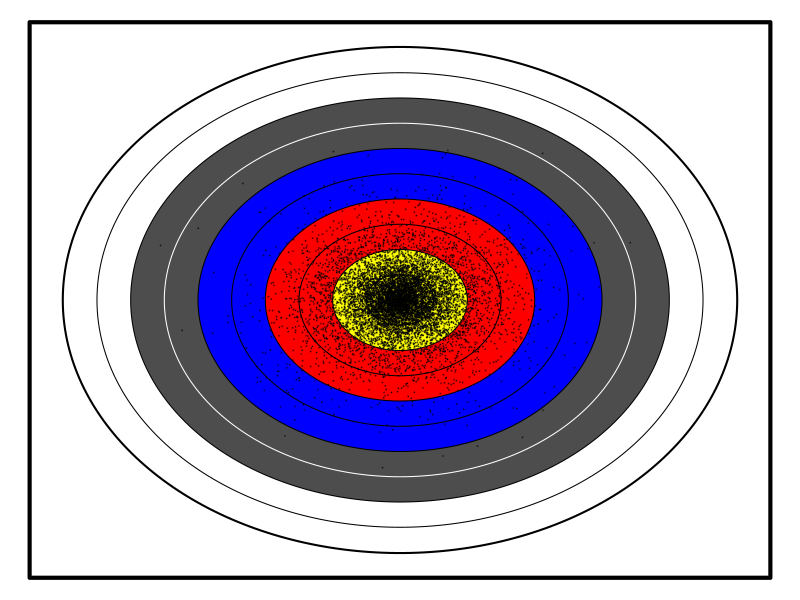
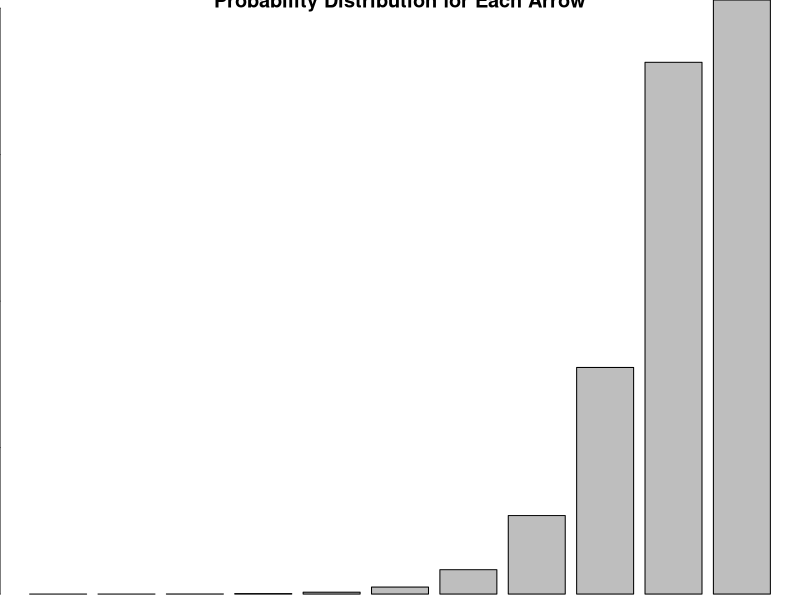
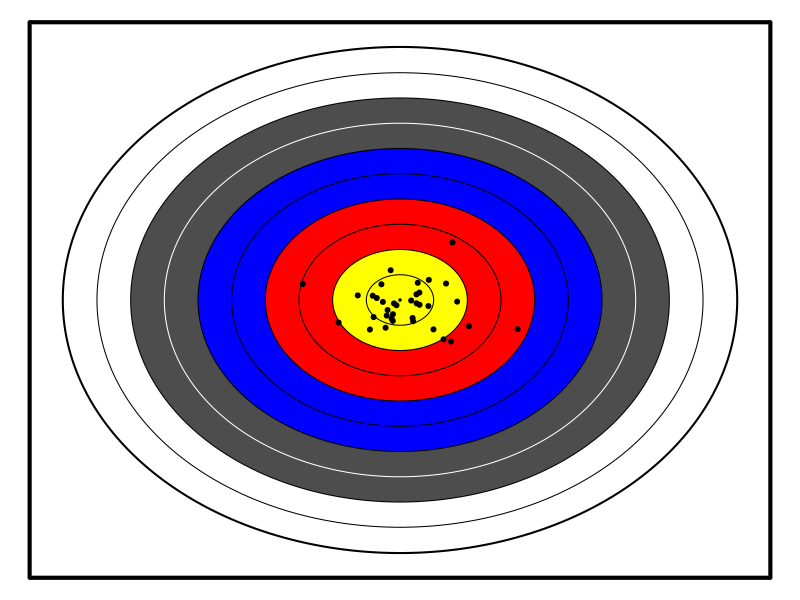
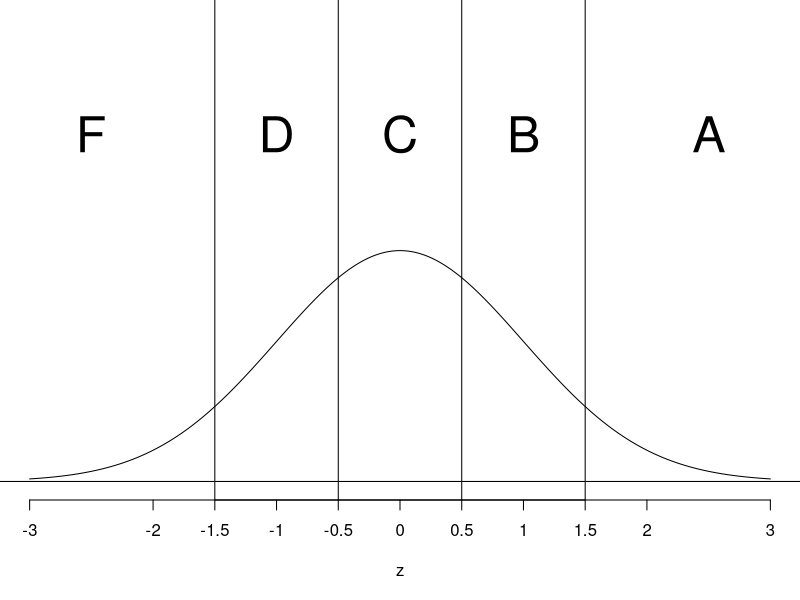
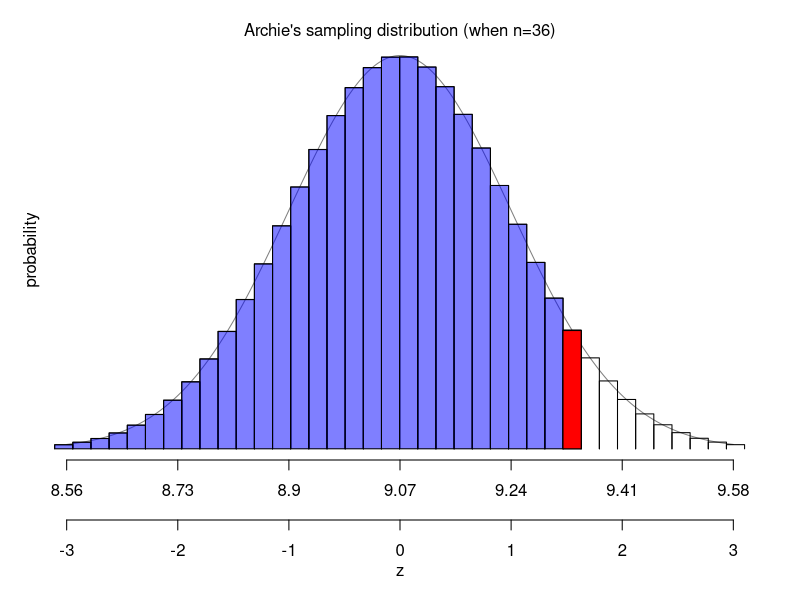

R code for these plots, in order:
## ---- chunk 1
knitr::opts_chunk$set(echo = FALSE)

while(T){

# Radii density: quadratic(roots @ 0 and 1) * exponential decay
parr = function(x,a,xmax=1){
  x = x/xmax
  (exp(-(a*x))*((a-2)*exp(a*x+a)+a^2*exp(a)*x^2+(2*a-a^2)*exp(a)*x+(2-a)*exp(a)))/((a-2)*exp(a)+a+2)*(x>0)*(x<1)+1*(x>=1)
  }
qarr = function(p,a,xmax=1){
  step = 1e-4
  xlist = c(seq(0,1-step,step),1-step/10,1-step/100,1-step/1000,1-step/1e4,1)
  plist = parr(xlist,a)
  if(length(p)==1){
    i = min(which(plist>=p))
  } else {
    i = numeric()
    for(p1 in p){
      i = c(i,min(which(plist>=p1)))
    }
  }
  xlist[i]*xmax
}
rarr = function(n,a,xmax=1){qarr(runif(n),a,xmax)}

makebullseye = function(scale=1,axes=T){
  x = cos(2*seq(0,pi,length.out=1000)*pi)*scale
  y = sin(2*seq(0,pi,length.out=1000)*pi)*scale
  plot(x,y,type="l",lwd=3,xlim=c(-scale,scale)*1.1,ylim=c(-scale,scale)*1.1,ann=F,axes=axes)
  lines(x=c(-1,1,1,-1,-1)*scale*1.1,y=c(1,1,-1,-1,1)*scale*1.1,lwd=4)
  colors = c("yellow","yellow","red","red","blue","blue","grey30","grey30","white","white")
  colors2 = lapply(colors, col2rgb)
  linecolors = c(rep("black",6),"white",rep("black",3))
  textcolors = c(rep("black",6),rep("white",2),rep("black",2))
  for(i in 10:1){
    x2 = x*i/10
    y2 = y*i/10
    polygon(x2[1:(length(x2)-1)],y2[1:(length(x2)-1)],col=colors[i],border=F)
    lines(x2,y2,col=linecolors[i])
  }
  points(0,0,pch=20,cex=0.5)
}

rb = seq(0,1,0.1)

a = runif(1,1.5,4)^2
rmax = runif(1,0.9,1.1)

pb = parr(rb,a,rmax)

probs = pb[2:length(pb)]-pb[1:(length(pb)-1)]
probs = c(probs,1-sum(probs))
points = 10:0
mu = round(sum(probs*points),2)
sigma = round(sqrt( sum((points-mu)^2*probs) ),2)



#sample
n = 12*sample(3:12,1)
r = rarr(n,a,rmax)
t = runif(n,0,2*pi)
pnt = points[ ceiling(r*10) ]
tot = sum(pnt)
xbar = round(tot/n,3)
se = round(sigma/sqrt(n),3)
z = round((xbar-mu)/se,2)
if(is.numeric(z) & z%%0.5>0.03 & z%%0.5<0.47){break}
}

alsol = function(ans,n=5,dx=1,spri=NULL){
    choices = ans-sample(0:(n-1),1)*dx+(0:(n-1))*dx
    al = paste0("* ",choices,collapse="\n")
    if(!is.null(spri)){
        choices = round(ans-sample(0:(n-1),1)*dx+(0:(n-1))*dx,spri)
        al = paste0("* ",sprintf(paste0("%.",spri,"f",collapse=""),choices),collapse="\n")
    }
    sol = paste0(1*(ans==choices),collapse="")
    return(data.frame(al,sol))
}

as1 = alsol(round(mu,2),5,0.01,2)
as2 = alsol(round(se,3),5,0.002,3)
as3 = alsol(round(z,2),5,0.02,2)
as4 = alsol(round(pnorm(z),4),5,0.0003,4)

## ---- chunk 2
par(mar=c(0,0,0,0))
makebullseye(1,F)
n2 = 1e4
r2 = rarr(n2,a,rmax)
t2 = runif(n2,0,2*pi)
points(r2*cos(t2),r2*sin(t2),pch=20,cex=0.1,col=rgb(0,0,0,0.5))
## ---- chunk 3
barplot(rev(probs),names.arg=rev(points),xlab="Points",ylab="Probability",main="Probability Distribution for Each Arrow")
## ---- chunk 4
par(mar=c(0,0,0,0))
makebullseye(1,F)
points(r*cos(t),r*sin(t),pch=20)
## ---- chunk 5
par(mar=c(5,0,0,0))
plot(0,0,type="n",xlim=c(-3,3),ylim=c(0,0.8),axes=F,xlab="z")
axis(1,at=seq(-1.5,1.5,1))
axis(1,at=-3:3)
abline(v=seq(-1.5,1.5,1))
text(c(-2.5,-1,0,1,2.5),rep(0.6,5),c("F","D","C","B","A"),cex=3)
bs = c(-10,-1.5,-0.5,0.5,1.5,10)
grades = c("F","D","C","B","A")
ans1 = rev((bs[1:5]<=z) & (bs[2:6]>z))
ans = paste0(ans1*1, collapse="")
g2 = rev(grades)
zzz = seq(-3,3,0.001)
lines(zzz,dnorm(zzz))
abline(h=0)
## ---- chunk 6
zzz = seq(-3,3,0.01)

minx = floor(mu*n-3*sigma*sqrt(n))
maxx = ceiling(mu*n+3*sigma*sqrt(n))
xb = seq(minx-0.5,maxx+0.5,1)
zb = (xb-mu*n)/(sigma*sqrt(n))
xm = seq(minx,maxx,1)
zm = (xm-mu*n)/(sigma*sqrt(n))
N = length(zb)
probs2 = pnorm(zb[2:N])-pnorm(zb[1:(N-1)])

par(mar=c(7,2,2,2))
plot(zzz,dnorm(zzz),type="l",axes=F,ann=F,col=rgb(0,0,0,0.5))
axis(1,at=-3:3,labels=round((mu+(-3:3)*sigma/sqrt(n)),2))
axis(1,at=-3:3,line=3)
mtext("z",1,5)

for(i in 1:length(xm)){
  lines(c(zb[i],zb[i],zb[i+1],zb[i+1]),
        c(0,probs2[i]*sigma*sqrt(n),probs2[i]*sigma*sqrt(n),0))
}
zbtot1 = (tot-0.5-mu*n)/(sigma*sqrt(n))
zbtot2 = (tot+0.5-mu*n)/(sigma*sqrt(n))

mtext("probability",2)
mtext(sprintf("Archie's sampling distribution (when n=%d)",n))
for(i in 1:sum(zm<z)){
  polygon(c(zb[i],zb[i],zb[i+1],zb[i+1]),
          c(0,dnorm(zm[i]),dnorm(zm[i]),0),
          col=rgb(0,0,1,0.5))
}
polygon(c(zbtot1,zbtot1,zbtot2,zbtot2),
        c(0,dnorm(z),dnorm(z),0),
        col=rgb(1,0,0))
